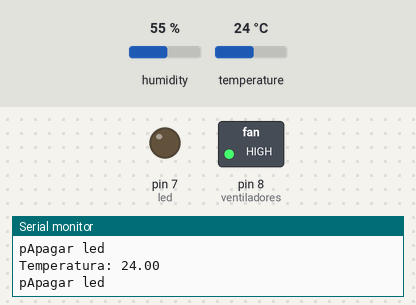
The sketch below on a simulated Arduino Uno, built with avr-gcc and run on an emulated ATmega328P. Shown: switched loads named in the sketch (green lamp = pin HIGH), output pins drawn as LEDs (lit = HIGH), the last lines printed to the serial monitor. The test bench sets the inputs (shaded band); at power-on: temperature 24 °C, humidity 55 %.

Above: at 1.8 s.
1.9 s: temperature set to 20 °C
At 2.8 s:
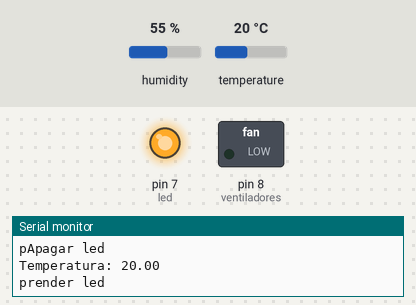
3.5 s: temperature set to 28 °C
At 4.8 s:
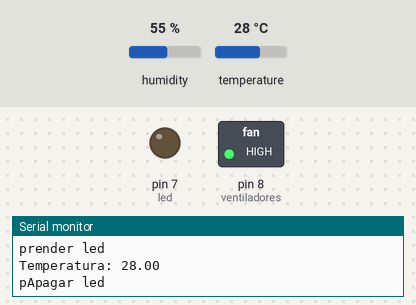
5.6 s: temperature set to 12 °C
At 6.9 s:
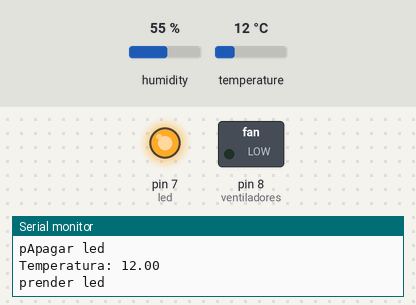
Timing chart, 0 to 8.6 s (numbered marks = the images above; inputs shaded):
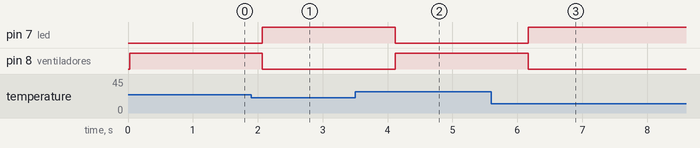

Measured:
- the behaviour switches between 22 and 21 °C on temperature (found by bisection; images 0 and 1)
- after the input at 1.9 s, pin 7 (led): LOW → HIGH after 0.17 s; pin 8 (ventiladores): HIGH → LOW after 0.17 s
- after the input at 3.5 s, pin 7 (led): HIGH → LOW after 0.62 s; pin 8 (ventiladores): LOW → HIGH after 0.62 s
- after the input at 5.6 s, pin 7 (led): LOW → HIGH after 0.57 s; pin 8 (ventiladores): HIGH → LOW after 0.57 s

The sketch:

temperatura.ino
```cpp
  #include <DHT11.h>
  int pin=2;
  int led = 7;
  int ventiladores = 8;
  int temperatura_ideal=22;
  DHT11 dht11(pin);

  void setup()
  {
       Serial.begin(9600);
     // INniciar  led
     pinMode(led, OUTPUT);
  // Declarar    ventilador

    pinMode(ventiladores,OUTPUT);
  }

  void loop()
  {
      int err;
      float temp, hum;
      if((err=dht11.read(hum, temp))==0)
        {
          Serial.print("Temperatura: ");
          Serial.print(temp);
          //Serial.print(" Humedad: ");
         // Serial.print(hum);
          Serial.println();

        // Hace frio  prender led o fuente emisora de calor
        if(temp<temperatura_ideal){
          // PREDEMOS EL LED
         Serial.println("prender led");
          digitalWrite(led, HIGH);
          // APAGAR  EL VENTILADOR
          digitalWrite(ventiladores, LOW);
        }
        //HACE CALOR   PRENDER  VENTILADOR
        if(temp>temperatura_ideal){
          //Apagar el ledi
           Serial.println("pApagar led");
          digitalWrite(led, LOW);
          // PRENDER VENTILADOR
          digitalWrite(ventiladores,HIGH);
        }


        }
      else
        {
          Serial.println();
          Serial.print("Error Num :");
          Serial.print(err);
          Serial.println();
        }
      delay(1000);		 //Recordad que solo lee una vez por segundo
  }
```
